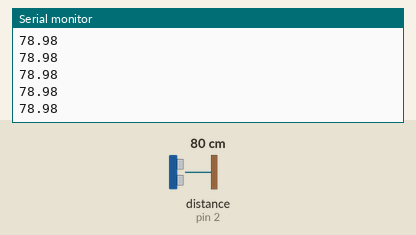
Recording of a sketch running on a simulated Arduino Uno, built with avr-gcc and run on an emulated ATmega328P. Parts: the last lines printed to the serial monitor. Wiring (from diagram.json): ultrasonic range finder: trigger pin 3; echo pin 2. The inputs (shaded band) are chosen by the test bench; at power-on: distance to the obstacle (sensor on pin 2) 80 cm. The echo pulse lasts 58.3 µs per cm.

Above: at 1.2 s.
1.3 s: distance to the obstacle (sensor on pin 2) set to 2 cm
At 1.38 s:
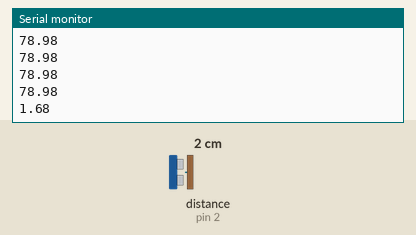
2.8 s: distance to the obstacle (sensor on pin 2) set to 4 cm
At 2.89 s:
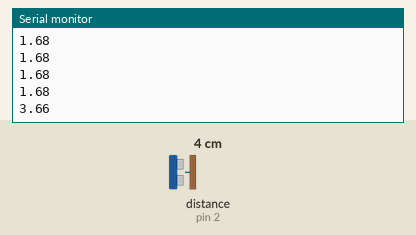
Timing chart, 0 to 5.8 s (numbered marks = the images above; inputs shaded):
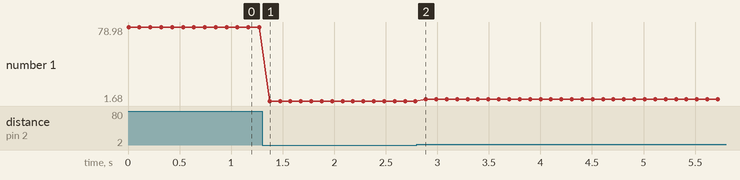

The sketch:

sketch.ino
```cpp
#define ECHO_PIN 2
#define TRIG_PIN 3

void setup() {
  Serial.begin(115200);
  pinMode(TRIG_PIN, OUTPUT);
  pinMode(ECHO_PIN, INPUT);
}

float readDistanceCM() {
  digitalWrite(TRIG_PIN, LOW);
  delayMicroseconds(2);
  digitalWrite(TRIG_PIN, HIGH);
  delayMicroseconds(10);
  digitalWrite(TRIG_PIN, LOW);
  int duration = pulseIn(ECHO_PIN, HIGH);
  return duration * 0.034 / 2;
}

void loop() {
  float distance = readDistanceCM();

  Serial.println(distance);

  delay(100);
}
```

Measured:
- after the input at 1.3 s, the serial monitor: prints a new line after 0.07 s (image 1)
- after the input at 2.8 s, the serial monitor: prints a new line after 0.09 s (image 2)
- plotted number 1: 78.98 → 1.68 after the input at 1.3 s, 1.68 → 3.66 after the input at 2.8 s
